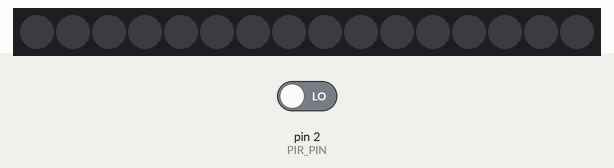
The sketch below on a simulated Arduino Uno, built with avr-gcc and run on an emulated ATmega328P. On the bench: 16 RGB LEDs in strip order, left to right. The test bench sets the inputs (shaded band); at power-on: pin 2 (PIR_PIN) LOW. Dim RGB values are drawn brighter than linear.

Above: at 1.2 s.
1.3 s: pin 2 (PIR_PIN) driven HIGH
At 1.36 s:
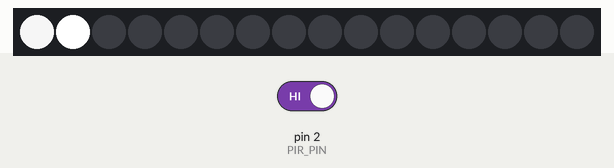
At 6.8 s:
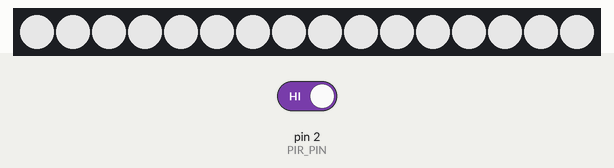

The sketch:

comet_led.ino
```cpp
#include <Adafruit_NeoPixel.h>

// Configuración de la tira de LED
#define PIN        6   // Pin al que está conectada la tira de LED
#define NUMPIXELS  16  // Número de LEDs en la tira
#define NUMTAIL    5   // Largo de la cola
#define MAXLIGHT   255 // Máxima intencidad de luz
#define MINLIGHT   100 // Mínima intencidad de luz
#define ONLIGHT    180 // Intencidad

// Configuración del sensor PIR
#define PIR_PIN    2   // Pin al que está conectado el sensor PIR

// Crea el objeto NeoPixel
Adafruit_NeoPixel pixels(NUMPIXELS, PIN, NEO_GRB + NEO_KHZ800);

// Funciones para controlar los LEDs

unsigned long startTime;
int waitOff = 0;
void cometEffect();
void gradualIllumination();
int readSensor();
void gradualOff();

void setup() {
  pixels.begin();   // Inicializa la tira de LED
  pixels.clear();   // Asegúrate de que todos los LEDs estén apagados al inicio
  pixels.show();

  pinMode(PIR_PIN, INPUT); // Configura el pin del sensor PIR como entrada
}

void loop() {
  if (digitalRead(PIR_PIN) == HIGH or waitOff == 1) { // Si se detecta movimiento
    if (waitOff == 0){
      cometEffect();
      gradualIllumination();
    }
    waitOff = readSensor();
    if (waitOff == 0){
      gradualOff();
    }
  }
  delay(100); // Pequeña espera antes de volver a comprobar el sensor
}

// Función 1: Efecto cometa
void cometEffect() {
  int decrement = (MAXLIGHT - MINLIGHT) / NUMTAIL;
  for (int i = 0; i < NUMPIXELS + NUMTAIL; i++) {
    pixels.clear();
    for (int j = 0; j < NUMTAIL + 1; j++) {
      int light = MAXLIGHT - decrement * j;
      pixels.setPixelColor(i - j, pixels.Color(light, light, light)); // Cola
    }
    if (i > NUMTAIL){
      for (int k = 0; k < i - NUMTAIL; k++){
        pixels.setPixelColor(k, pixels.Color(MINLIGHT, MINLIGHT, MINLIGHT));
      }
    }
    pixels.show();
    delay(50);
  }
}

// Función 2: Iluminación gradual
void gradualIllumination() {
  for (int j = MINLIGHT; j <= ONLIGHT; j++) { // Incrementa la intensidad hasta la mitad (128)
    for (int i = 0; i < NUMPIXELS; i++) {
      pixels.setPixelColor(i, pixels.Color(j, j, j)); // Aumenta la intensidad
    }
    pixels.show();
    delay(50);
  }
}

// Función 3: Detecta si aun se detecta movimiento
int readSensor() {
  startTime = millis(); // Guarda el tiempo de inicio

  while (millis() - startTime < 5000) {
    if (digitalRead(PIR_PIN) == HIGH ) {
      return 1;
    }
    delay(100);
  }
  return 0;
}

// Función 4: Apagado gradual
void gradualOff() {
  for (int j = 180; j >= 0; j--) { // Decrementa la intensidad desde la mitad (128) hasta 0
    for (int i = 0; i < NUMPIXELS; i++) {
      pixels.setPixelColor(i, pixels.Color(j, j, j)); // Disminuye la intensidad
    }
    pixels.show();
    delay(10);
  }
}
```

Measured:
- after the input at 1.3 s, the LEDs: first change at once (image 1 shows a later state)
